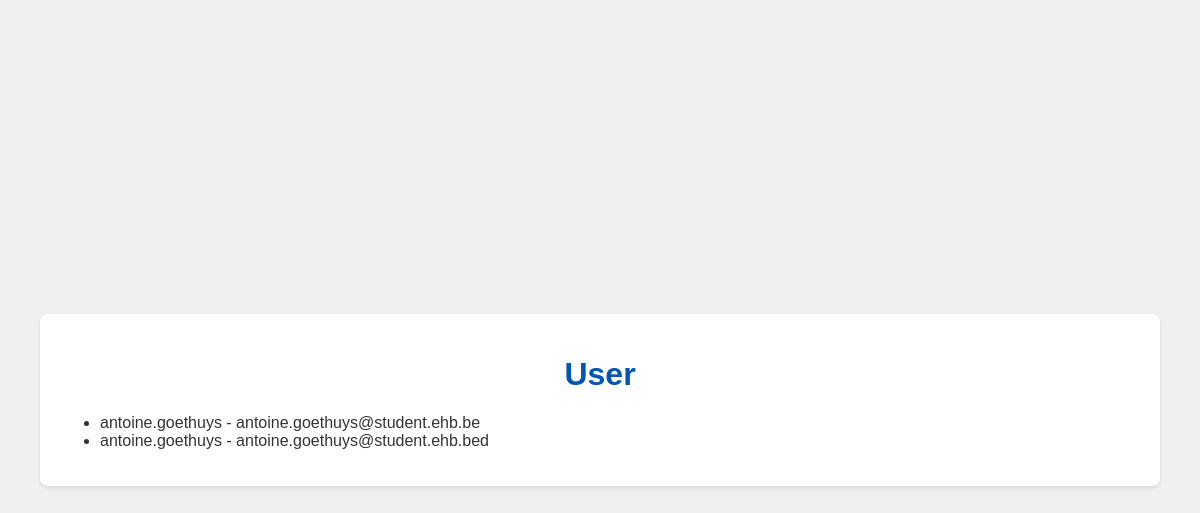
The app's page /, older data.
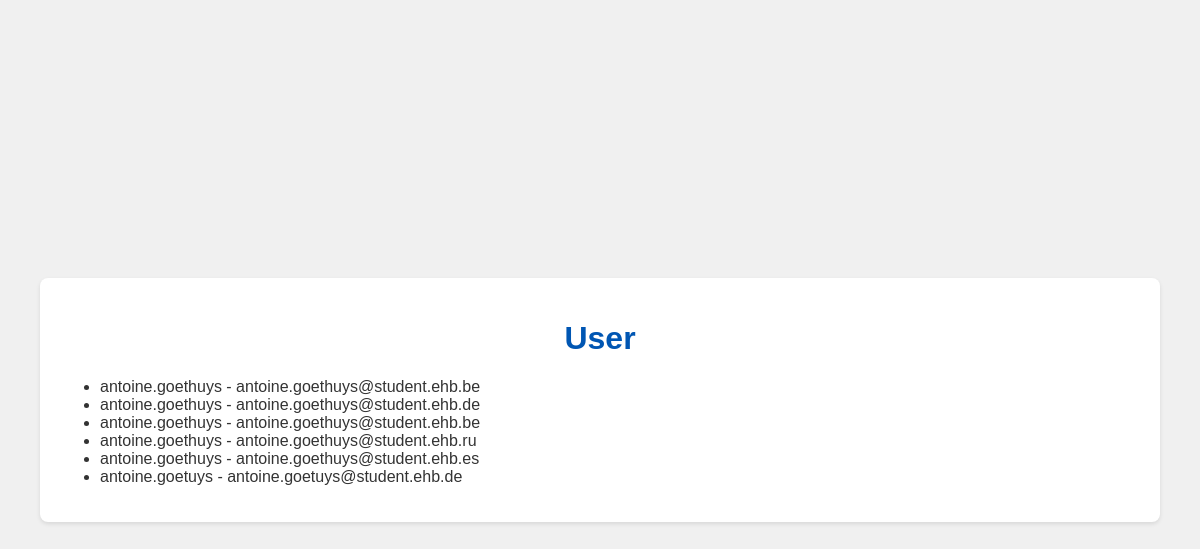
The same page, newer data.
### tables this page shows
CREATE TABLE users 
              (
               id INTEGER PRIMARY KEY, 
               username TEXT, 
               email TEXT,
               company TEXT,
               country TEXT,
               postcode TEXT,
               password TEXT
              );

### api.py (the view)
@app.route('/')
def index():
    conn = get_db_connection()
    users = conn.execute('SELECT * FROM users').fetchall()
    conn.close()
    return render_template('index.html', users=users)

### api.py (called while the page is built)
def get_db_connection():
    if not os.path.exists('data.db'):
        create_db()
    conn = sqlite3.connect('data.db')
    conn.row_factory = sqlite3.Row
    return conn

### templates/index.html (shortened to what this page needs)
{% extends "base.html" %}
{% block content %}
    <h1>User</h1>
    <ul>
        {% for user in users %}
            <li>{{ user.username }} - {{ user.email }}</li>
        {% endfor %}
    </ul>
{% endblock %}

Row changes from the older to the newer data that the page shows:
changed users: email "antoine.goethuys@student.ehb.bed" → "antoine.goethuys@student.ehb.de"
added users: username "antoine.goethuys", email "antoine.goethuys@student.ehb.be"
added users: username "antoine.goethuys", email "antoine.goethuys@student.ehb.ru"
added users: username "antoine.goethuys", email "antoine.goethuys@student.ehb.es"
added users: username "antoine.goetuys", email "antoine.goetuys@student.ehb.de"
